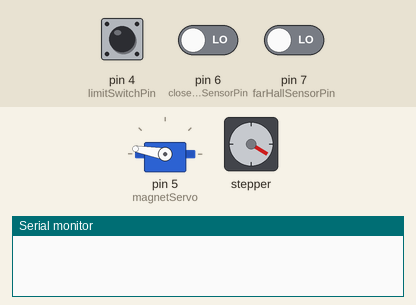
This sketch was run on a simulated Arduino Uno, built with avr-gcc and run on an emulated ATmega328P. Parts: servo, stepper motor, the last lines printed to the serial monitor. The inputs (shaded band) are chosen by the test bench; at power-on: pin 6 (closeHallSensorPin) LOW, pin 7 (farHallSensorPin) LOW, pin 4 (limitSwitchPin) LOW. Stepper angles assume 2048 steps per turn.

Above: at 15.4 s.
15.5 s: pin 6 (closeHallSensorPin) driven HIGH
At 17.0 s:
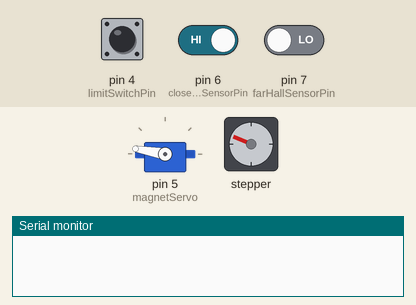
20.8 s: pin 7 (farHallSensorPin) driven HIGH
At 26.5 s:
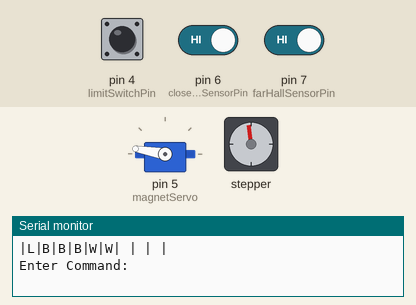
Timing chart, 0 to 28.0 s (numbered marks = the images above; inputs shaded):
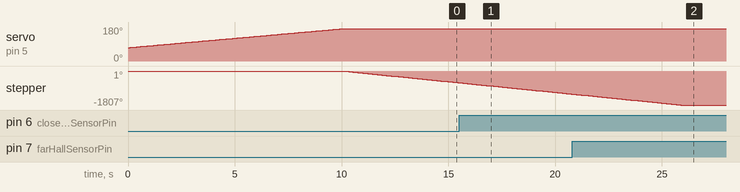

The sketch:

1x8ChessCode.ino
```cpp
/* Example sketch to control a 28BYJ-48 stepper motor with ULN2003 driver board and Arduino UNO. More info: https://www.makerguides.com */
// Include the Arduino Stepper.h library:
#include <Stepper.h>
#include <Servo.h>
#include "Chess.c"
#include "PinsAndPosOffsets.c"

int GLOBAL_POS = UNKNOWN_POS;

//WIRING and OFFSETS!
const int stepsPerRevolution = 2048;
// Pin 8 to IN1, Pin 9 to IN2, Pin 10 to IN3, Pin 11 to IN4
const int stepPinOne = 8;
const int stepPinTwo = 10;
const int stepPinThree = 9;
const int stepPinFour = 11;

const int limitSwitchPin = 4;
const int closeHallSensorPin = 6;
const int farHallSensorPin = 7;

const int axisRangeMaxSteps = 11700;
const int stepsPerTile = 1450;
const int startSensorPos = 129;
const int startElectroMagPos = 650;

Stepper stepper = Stepper(stepsPerRevolution, stepPinOne, stepPinTwo, stepPinThree, stepPinFour);
Servo magnetServo;

String commandBuffer;

void setup() {
  magnetServo.attach(5);
  dropPiece();
  stepper.setSpeed(20);
  pinMode(closeHallSensorPin,INPUT);
  pinMode(farHallSensorPin,INPUT);

  // Begin Serial communication at a baud rate of 9600:
  Serial.begin(9600);

  struct Board board;

  initBoard(&board);

  scanBoard(&board);

  printBoard(&board);

  /*
  goToTile(0 , false);
  delay(500);
  goToTile(3 , false);
  delay(500);
  goToTile(4 , true);
  delay(500);
  goToTile(5 , true);
  */

}

void homeAxis()
{
  //While Limit Switch is open
  while(digitalRead(limitSwitchPin) == HIGH)
  {
    stepper.step(1);
    delay(1);
  }

  GLOBAL_POS = 0;
}

void grabPiece()
{
  magnetServo.write(70);
}

void dropPiece()
{
  for(int i = 71; i <= 170; i++)
  {
    magnetServo.write(i);
    delay(100);
  }
}

void homeSuckTile()
{
  homeAxis();
  goToTile(0, false);
}

void homeScanTile()
{
  homeAxis();
}

//returns true if success.
bool goToGlobalPos(int pos)
{
  if(pos < 0 || pos > axisRangeMaxSteps)
  {
    return false;
  }

  //Is Device NOT Homed?
  if(GLOBAL_POS == UNKNOWN_POS)
  {
    //Not Homed so Home
    homeAxis();
  }

  //Walk to Position
  if(GLOBAL_POS > pos)
  {
    stepper.step((-(GLOBAL_POS - pos))*-1);
  }
  else
  {
    stepper.step((pos - GLOBAL_POS)*-1);
  }

  //Set the New Position
  GLOBAL_POS = pos;
  return true;
}

//tile 0-7
int scanTile(int tile)
{
  //Move to Tile
  int tilePos = startSensorPos + (tile * stepsPerTile);

  goToGlobalPos(tilePos);

  //Scan
  return (digitalRead(closeHallSensorPin) + digitalRead(farHallSensorPin));
}

bool scanBoard(struct Board *board)
{
  if(board == NULL)
  {
    return false;
  }

  for(int i = 0; i < NUM_OF_SPACES; i++)
  {
    board->tiles[i] = scanTile(i);
    delay(100);
  }

  return true;
}

void printBoard(struct Board *board)
{
  Serial.print("|L|");
  for(int i = 0; i < NUM_OF_SPACES; i++)
  {
    if(board->tiles[i] == BLACK_PIECE)
    {
      Serial.print("B|");
    }
    else if(board->tiles[i] == WHITE_PIECE)
    {
      Serial.print("W|");
    }
    else
    {
      Serial.print(" |");
    }
  }
  Serial.println("");
}

bool goToTile(int tile, bool suck)
{
  //Bad Parameters
  if(tile < 0 || tile > NUM_OF_SPACES)
  {
    return false;
  }

  //Turn on Electromagnet
  if(suck)
  {
    grabPiece();
  }
  //Move to Tile
  int tilePos = startElectroMagPos + (tile * stepsPerTile);

  goToGlobalPos(tilePos);

  //Turn off Electromagnet
  dropPiece();

  //All Checks Passed
  return true;
}

void commandControl(String buffer)
{

}

void loop()
{
  Serial.println("Enter Command: ");
  while(Serial.available() == 0){}
  commandBuffer = Serial.readString();
  Serial.print(commandBuffer);
}
```

Chess.c
```cpp
#ifndef TEST_H_INCLUDED
#define TEST_H_INCLUDED

#include <stdbool.h>

#define UNKNOWN_POS -1

#define EMPTY_PIECE 2
#define WHITE_PIECE 1
#define BLACK_PIECE 0
#define NULL 0

#define NUM_OF_SPACES 8

struct Range {
	int from;
	int to;
} Range;

struct Board {
	int tiles[NUM_OF_SPACES];
} Board;

bool initBoard(struct Board* board)
{
	if (board == NULL)
	{
		return false;
	}

	for (int i = 0; i < NUM_OF_SPACES; i++)
	{
		board->tiles[i] = EMPTY_PIECE;
	}

	return true;
}


#endif
```

PinsAndPosOffsets.c
```cpp
#ifndef TEST_H_INCLUDED
#define TEST_H_INCLUDED

const int stepsPerRevolution = 2048;
// Wiring:
// Pin 8 to IN1, Pin 9 to IN2, Pin 10 to IN3, Pin 11 to IN4
const int stepPinOne = 8;
const int stepPinTwo = 10;
const int stepPinThree = 9;
const int stepPinFour = 11;

const int closeHallSensorPin = 2;
const int farHallSensorPin = 3;
const int limitSwitchPin = 4;

const int axisRangeMaxSteps = 11700;
const int stepsPerTile = 1450;
const int startSensorPos = 129;
const int startElectroMagPos = 650;

#endif
```
